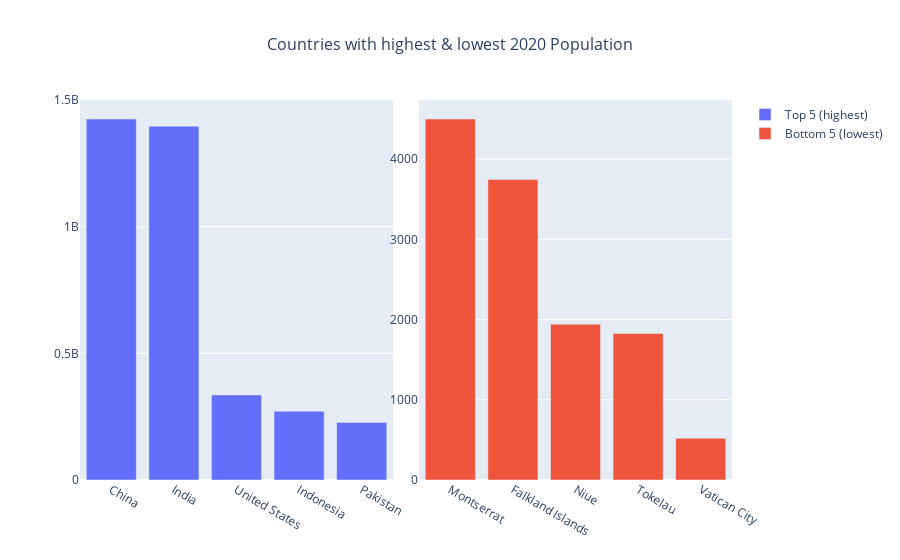

Notebook code cell kept with this figure:
### Code cell
selectedFive('2020 Population')

### Figure 1 — Plotly figure (JSON) as saved in the notebook; plotly's stock layout.template omitted (floating-point values rounded to 4 significant figures)
{"data": [{"name": "Top 5 (highest)", "type": "bar", "x": ["China", "India", "United States", "Indonesia", "Pakistan"], "xaxis": "x", "y": [1424929781, 1396387127, 335942003, 271857970, 227196741], "yaxis": "y"}, {"name": "Bottom 5 (lowest)", "type": "bar", "x": ["Montserrat", "Falkland Islands", "Niue", "Tokelau", "Vatican City"], "xaxis": "x2", "y": [4500, 3747, 1942, 1827, 520], "yaxis": "y2"}], "layout": {"title": {"font": {"size": 16}, "text": "Countries with highest & lowest 2020 Population", "x": 0.5}, "xaxis": {"anchor": "y", "domain": [0, 0.48], "nticks": 25}, "xaxis2": {"anchor": "y2", "domain": [0.52, 1], "nticks": 25}, "yaxis": {"anchor": "x", "domain": [0, 1], "nticks": 5}, "yaxis2": {"anchor": "x2", "domain": [0, 1], "nticks": 5}}}
